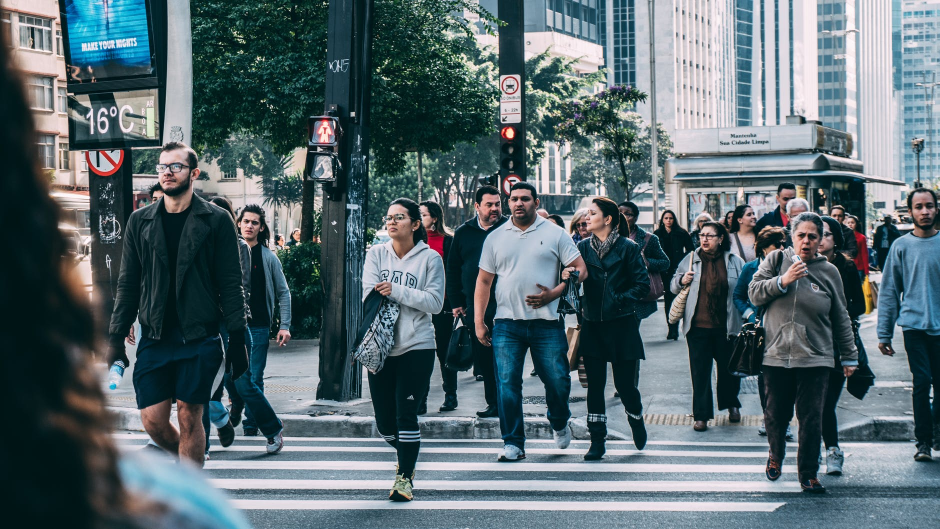
#> input picture PersonObjectsDetection/MobilNet_SSD_opencv-master/img.jpeg, 1880 x 1058 px, given in place of the camera (shown at 1/2 size)
$ python PeopleRecognition.py
#> lines starting #> are read from the running program, lines starting #| are printed output that depends on the picture; after the words box and inside, x2 and y2 are one past the last pixel; in counts of white or black regions, pixels touching at a corner belong together
import numpy as np
import cv2
import time

font=cv2.FONT_HERSHEY_SIMPLEX
fpsReport=0
timeStamp=time.time()
# initialize the HOG descriptor/person detector
hog = cv2.HOGDescriptor()
hog.setSVMDetector(cv2.HOGDescriptor_getDefaultPeopleDetector())

cv2.startWindowThread()

# open webcam video stream
cap = cv2.VideoCapture(0)
#cap= cv2.VideoCapture('rtsp://admin:admin@192.168.18.226:1935')

# the output will be written to output.avi
'''
out = cv2.VideoWriter(
    'output.avi',
    cv2.VideoWriter_fourcc(*'MJPG'),
    15.,
    (640,480))
'''
while(True):
    # Capture frame-by-frame
    ret, frame = cap.read()
#> frame is the input picture: shape (1058, 1880, 3); mean B, G, R 110.2, 104.8, 87.3

    # resizing for faster detection
    frame = cv2.resize(frame, (640, 480))
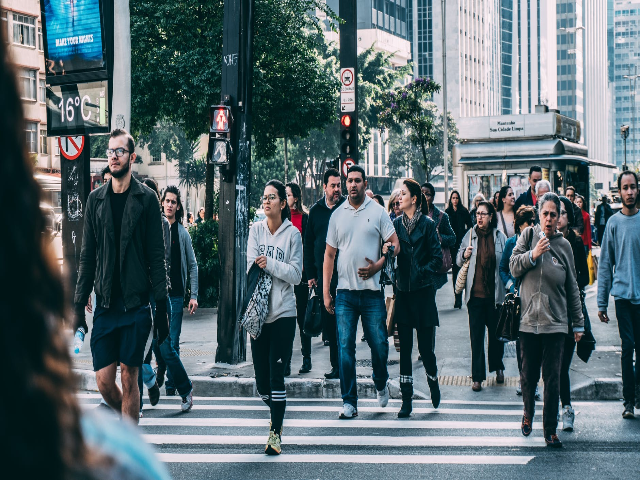
#> frame: shape (480, 640, 3); mean B, G, R 110.2, 104.7, 87.3
    # using a greyscale picture, also for faster detection
    gray = cv2.cvtColor(frame, cv2.COLOR_RGB2GRAY)
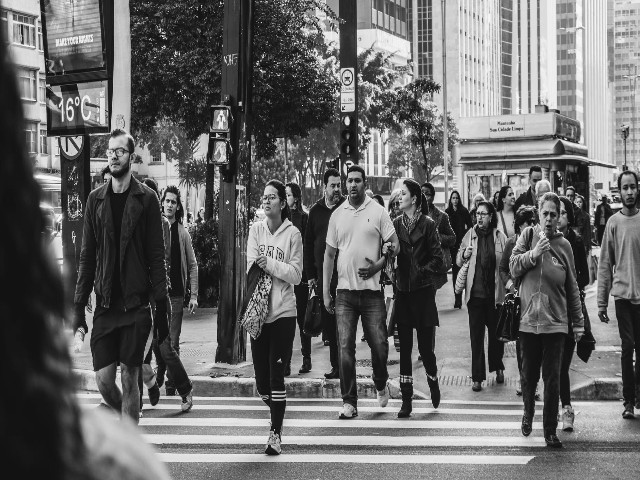
#> gray: shape (480, 640); min 4, max 251, mean 104.4

    # detect people in the image
    # returns the bounding boxes for the detected objects
    boxes, weights = hog.detectMultiScale(gray, winStride=(8,8) )
#> boxes = [[421, 177, 125, 250], [478, 209, 132, 264], [320, 143, 152, 303], [53, 111, 177, 354]]; weights = [0.741, 1.15, 1.77, 0.941]

    boxes = np.array([[x, y, x + w, y + h] for (x, y, w, h) in boxes])
#> boxes = [[421, 177, 546, 427], [478, 209, 610, 473], [320, 143, 472, 446], [53, 111, 230, 465]]

    for (xA, yA, xB, yB) in boxes:
        # display the detected boxes in the colour picture
        cv2.rectangle(frame, (xA, yA), (xB, yB),(0, 255, 0), 2)
#> this loop made 4 passes
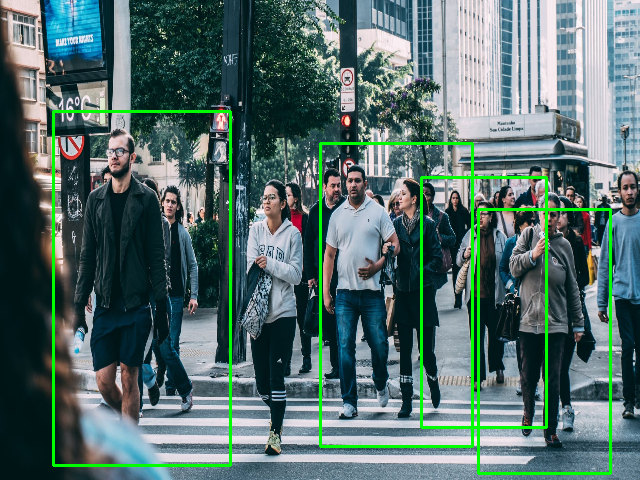
#> frame: shape (480, 640, 3); 3.41% of pixels changed, all inside (x1, y1, x2, y2) = (52, 110, 612, 475)
    dt=time.time()-timeStamp
    timeStamp=time.time()
    fps=1/dt
    fpsReport=.9*fpsReport+ .1*fps
    #fpsReport=fps
    cv2.rectangle(frame,(0,0),(100,40),(0,0,255),-1)
    cv2.putText(frame,str(round(fpsReport,1))+ 'fps',(5,25),font,.75,(0,255,255),2)
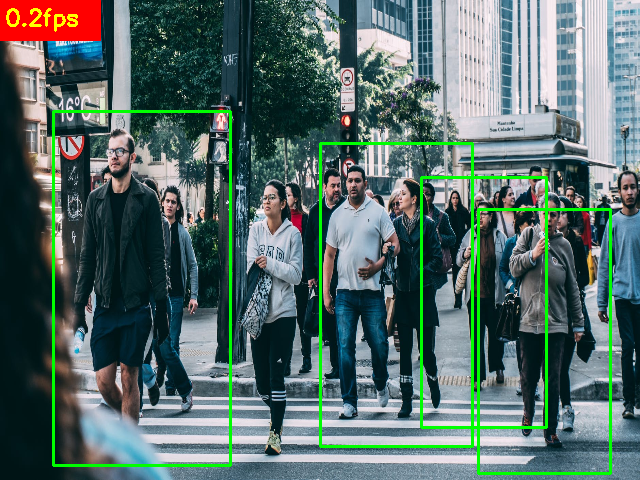
#> frame: shape (480, 640, 3); mean B, G, R 104.2, 108.3, 86.5


    # Write the output video
    #out.write(frame.astype('uint8'))


    # Display the resulting frame
    cv2.imshow('frame',frame)
    if cv2.waitKey(1) & 0xFF == ord('q'):
#> (key q is pressed here)
        break

# When everything done, release the capture
cap.release()
# and release the output
#> (the run stopped early here; a loop or call above may not have finished)
